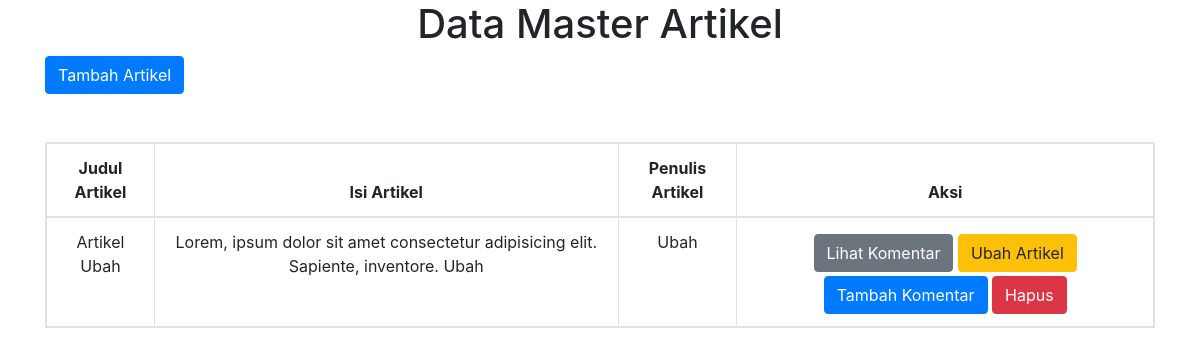
The page / on the database its author committed.
### tables this page shows
CREATE TABLE `tb_artikel` (
  `id` int(11) NOT NULL,
  `judul_artikel` text NOT NULL,
  `isi_artikel` text NOT NULL,
  `penulis_artikel` varchar(256) NOT NULL
);

### index.php (the view, shortened to what this page needs)
<!DOCTYPE html>
<html>
<head>
    <link rel="stylesheet" href="https://cdn.jsdelivr.net/npm/bootstrap@4.0.0/dist/css/bootstrap.min.css">
</head>
<?php
require 'koneksi.php'
?>
<body>
    <div class="container">
        <div class="row">
            <div class="col-md-12">
                <h1 style="text-align: center;">Data Master Artikel</h1>
                <div class="mb-5 justify-content-center item-center mt-auto">
                    <a href="create.php" class="btn btn-primary text-center">Tambah Artikel</a>
                </div>
                <div>
                    <table class="table table-responsive table-bordered text-center">
                        <thead>
                            <tr>
                                <th>Judul Artikel</th>
                                <th>Isi Artikel</th>
                                <th>Penulis Artikel</th>
                                <th>Aksi</th>
                            </tr>
                        </thead>
                        <tbody>
                            <?php
                            $sql = $koneksi->query("SELECT * FROM tb_artikel");
                            while ($data = $sql->fetch_assoc()) {
                            ?>
                                <tr>
                                    <td><?php echo $data['judul_artikel']; ?></td>
                                    <td><?php echo $data['isi_artikel']; ?></td>
                                    <td><?php echo $data['penulis_artikel']; ?></td>
                                    <td>
                                        <a class="btn btn-secondary mt-1" href="detail-komentar.php?id=<?php echo $data['id'] ?>"> Lihat Komentar</a>
                                        <a class="btn btn-warning mt-1" href="ubah.php?id=<?php echo $data['id'] ?>">Ubah Artikel</a>
                                        <a class="btn btn-primary mt-1" href="komentar.php?id=<?php echo $data['id'] ?>">Tambah Komentar</a>
                                        <a class="btn btn-danger mt-1" href="hapus.php?id=<?php echo $data['id'] ?>">Hapus</a>
                                    </td>
                                </tr>
                            </div>
                            <?php  } ?>
                </div>
            </div>
        </div>
</body>
</html>

### rows shown on the page
tb_artikel: judul_artikel "Artikel Ubah", isi_artikel "Lorem, ipsum dolor sit amet consectetur adipisicing elit. Sapiente, inventore. Ubah", penulis_artikel "Ubah"
